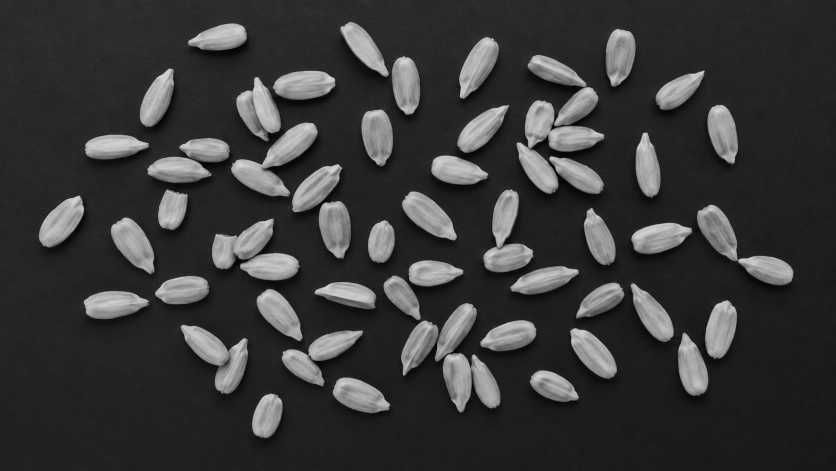
#> input picture imagem_01.png, 1672 x 941 px (shown at 1/2 size)
$ jupyter execute pbl_01.ipynb
#> lines starting #> are read from the running program, lines starting #| are printed output that depends on the picture; after the words box and inside, x2 and y2 are one past the last pixel; in counts of white or black regions, pixels touching at a corner belong together
[cell 1]
import cv2
import numpy as np
import matplotlib.pyplot as plt
from google.colab import files

[cell 2]
img_escura = files.upload()
#> the answer given: imagem_01.png

[cell 3]
def carregar(nome):
#> called with nome = 'imagem_01.png'
    return cv2.imread(nome, cv2.IMREAD_GRAYSCALE)
#> returned value: shape (941, 1672); min 0, max 220, mean 56.5

def hist(img):
    return cv2.calcHist([img], [0], None, [256], [0, 256]).ravel()

def plotar_hist(eixo, img):
    h = hist(img)
    presentes = np.nonzero(h)[0]
    largura = 10 if len(presentes) <= 16 else 1.0
    eixo.bar(presentes, h[presentes], width=largura)
    eixo.set_xlim(-15, 270)
    eixo.set_xlabel("Intensidade")

def comparar(antes, depois, titulo):
    fig, ax = plt.subplots(2, 2, figsize=(12, 8))
    ax[0, 0].imshow(antes, cmap="gray", vmin=0, vmax=255)
    ax[0, 0].set_title("Original"); ax[0, 0].set_axis_off()
    ax[0, 1].imshow(depois, cmap="gray", vmin=0, vmax=255)
    ax[0, 1].set_title(titulo); ax[0, 1].set_axis_off()
    plotar_hist(ax[1, 0], antes)
    plotar_hist(ax[1, 1], depois)
    plt.tight_layout(); plt.show()

# Expandindo o constraste da Imagem 01

[cell 4]
img_01 = carregar("imagem_01.png")
plt.axis("off")
plt.imshow(img_01, cmap="gray", vmin=0, vmax=255)

[cell 5]
img_01_hist = hist(img_01)
#> img_01_hist = 256 values, max 84904 at index 32, min 0 at index 219, mean 6145.9
plt.plot(img_01_hist)
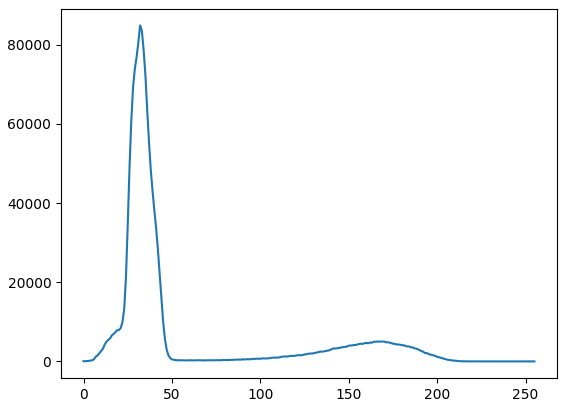
#> figure drawn by matplotlib, 1 panel; curve peaks at x = 32, y = 84904

Como a imagem é bem escura, por conta de ter muitos pixels próximo de 0, a redistribuição de intensidade dos pixels é uma boa candidata para melhorar a imagem.

[cell 6]
img_01_exp = cv2.imread("imagem_01.png", cv2.IMREAD_GRAYSCALE)

L, H = np.percentile(img_01_exp, [2, 98])
#> L = 15; H = 188
print(f"L = {L:.0f}, H = {H:.0f}")
#| L = 15, H = 188

expandida = np.clip(img_01_exp.astype(np.float32), L, H)
expandida = np.round((expandida - L) * (255 / (H - L))).astype(np.uint8)

comparar(img_01_exp, expandida, f"Expansão de contraste (L={L:.0f}, H={H:.0f})")
#> in plotar_hist, `h = hist(img)`: h has the same summary as img_01_hist outside plotar_hist
#> in plotar_hist, `presentes = np.nonzero(h)[0]`: presentes = 220 values from 0 to 220
#> in plotar_hist, `largura = 10 if len(presentes) <= 16 else 1.0`: largura = 1

Justificativa: Na imagem original, não é possível ver os detalhes das sementes, por isso, ajustamos o contraste da imagem para poder visualizar melhor os contornos

# Equalizando a Imagem 02

[cell 7]
img_02 = carregar("imagem_02.png")
#> call 2 of carregar, with nome = 'imagem_02.png'
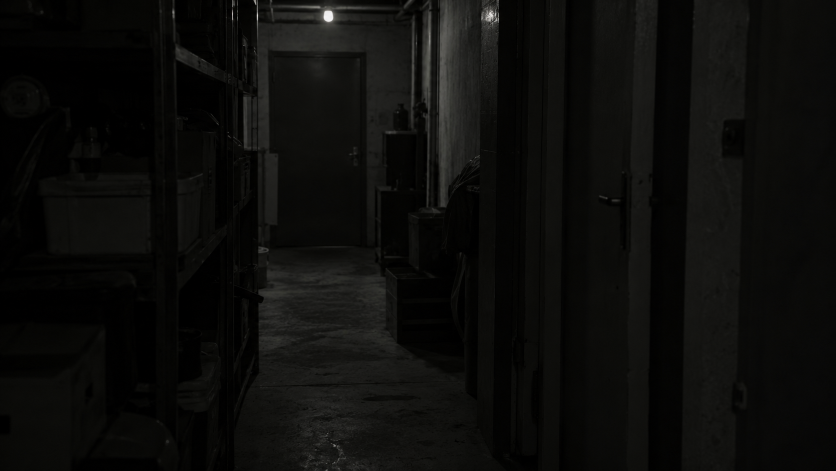
#> input picture imagem_02.png, 1672 x 941 px (shown at 1/2 size)
plt.axis("off")
plt.imshow(img_02, cmap="gray", vmin=0, vmax=255)

[cell 8]
img_02_hist = hist(img_02)
#> img_02_hist = 256 values, max 137528 at index 0, min 0 at index 208, mean 6145.9
plt.plot(img_02_hist)
#> figure, not shown here; curve peaks at x = 0, y = 137528

[cell 9]
img_eq = cv2.imread("imagem_02.png", cv2.IMREAD_GRAYSCALE)
equalizada = cv2.equalizeHist(img_eq)
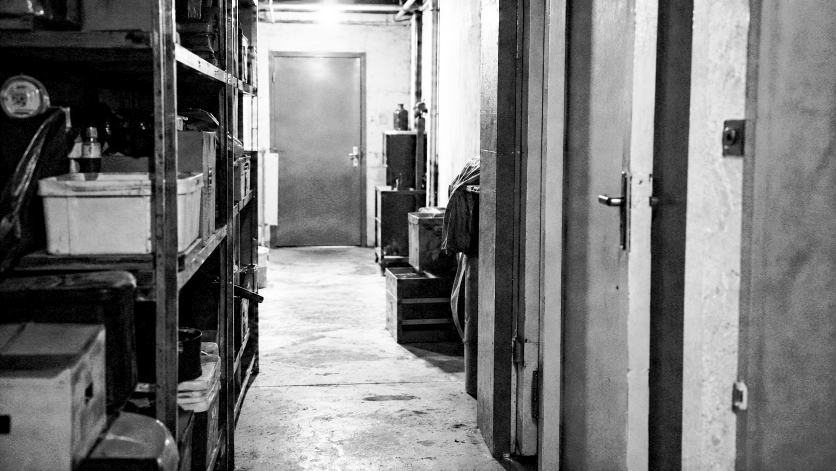
#> equalizada: shape (941, 1672) (shown at 1/2 size); min 0, max 255, mean 121

comparar(img_eq, equalizada, "Equalização de histograma")

Justificativa: O histograma da imagem está muito concentrado na cor escura, o que dificulta a leitura da imagem, portanto vamos equilibrar mais os tons da imagem para melhorar a visualização

# Limiarizando a Image 03

[cell 10]
img_lim = cv2.imread("imagem_03.png", cv2.IMREAD_GRAYSCALE)
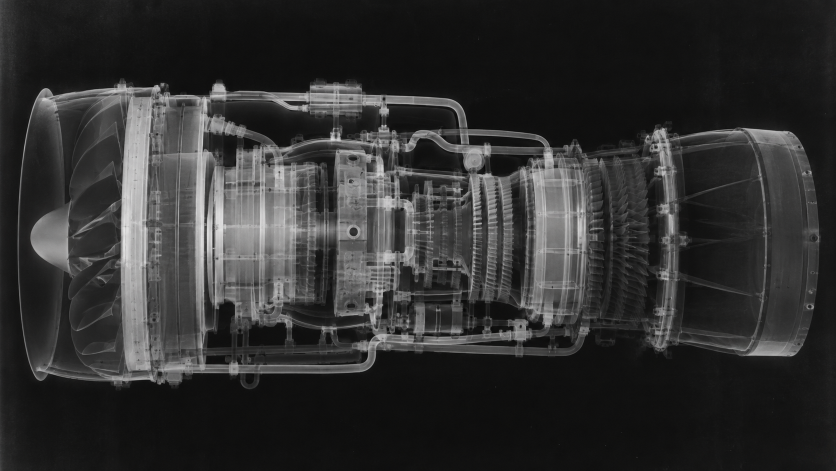
#> input picture imagem_03.png, 1672 x 941 px (shown at 1/2 size)
#> img_lim: shape (941, 1672); min 4, max 230, mean 48.3

adaptativa = cv2.adaptiveThreshold(
    img_lim, 255,
    cv2.ADAPTIVE_THRESH_GAUSSIAN_C,
    cv2.THRESH_BINARY,
    51,   # blockSize — tamanho da vizinhança, ímpar
    2     # C — constante subtraída da média local
)
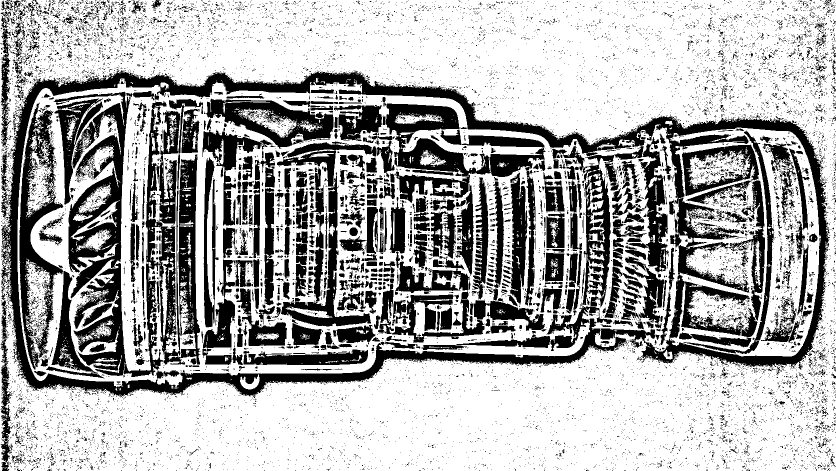
#> adaptativa: shape (941, 1672) (shown at 1/2 size); 67.6% white; 14770 black regions (13936 under 20 px), largest, box (x1, y1, x2, y2) and area: (1, 137, 1660, 797) 127489, (107, 183, 406, 754) 60631, (772, 207, 1091, 406) 19856

comparar(img_lim, adaptativa, "Limiarização adaptativa (bs=51, C=2)")

Justificativa: Na imagem original, os detalhes do motor não são muito visíveis, a limiarização passa os tons de cinza para as extremidades do preto e branco, facilitando a visualização dos detalhes

# Corrigindo o gamma da Imagem 04

[cell 11]
img_gamma = cv2.imread("imagem_04.png", cv2.IMREAD_GRAYSCALE)
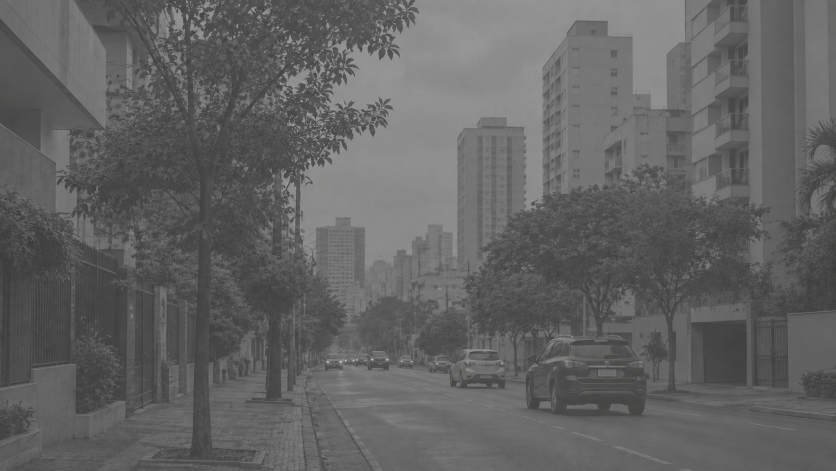
#> input picture imagem_04.png, 1672 x 941 px (shown at 1/2 size)
#> img_gamma: shape (941, 1672); min 56, max 217, mean 98.4

gamma = 0.8
tabela = np.array([((i / 255.0) ** gamma) * 255 for i in range(256)]).astype(np.uint8)
corrigida = cv2.LUT(img_gamma, tabela)

comparar(img_gamma, corrigida, f"Correção gamma (γ = {gamma})")

Justificativa: A imagem está muito clareada, ao ajustarmos o gamma, deslocamos o histograma para a direita, escurecendo a imagem e realçando os detalhes da imagem

# Fazendo o digital negativo da imagem 5

[cell 12]
img_neg = cv2.imread("imagem_05.png", cv2.IMREAD_GRAYSCALE)
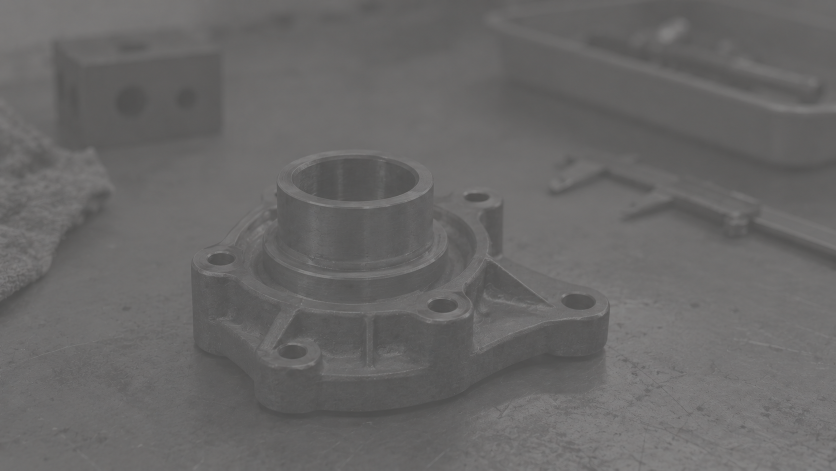
#> input picture imagem_05.png, 1672 x 941 px (shown at 1/2 size)
#> img_neg: shape (941, 1672); min 75, max 140, mean 103
negativo = 255 - img_neg
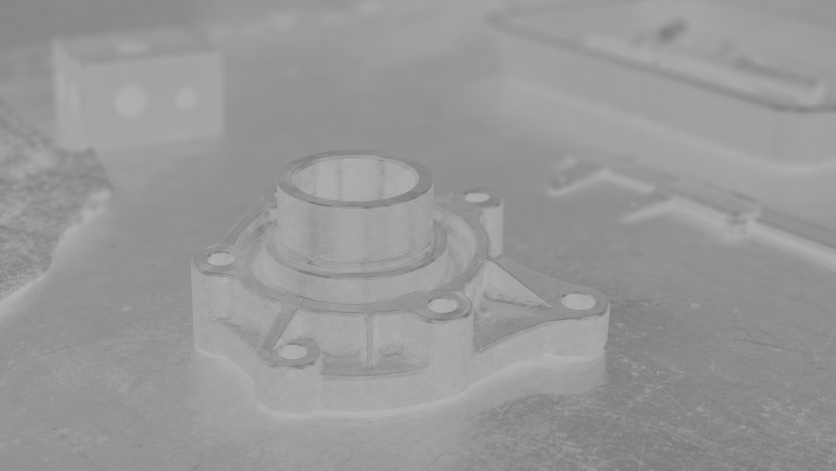
#> negativo: shape (941, 1672) (shown at 1/2 size); min 115, max 180, mean 152

comparar(img_neg, negativo, "Negativo digital")
#> in comparar (call 5), `plt.tight_layout()`:
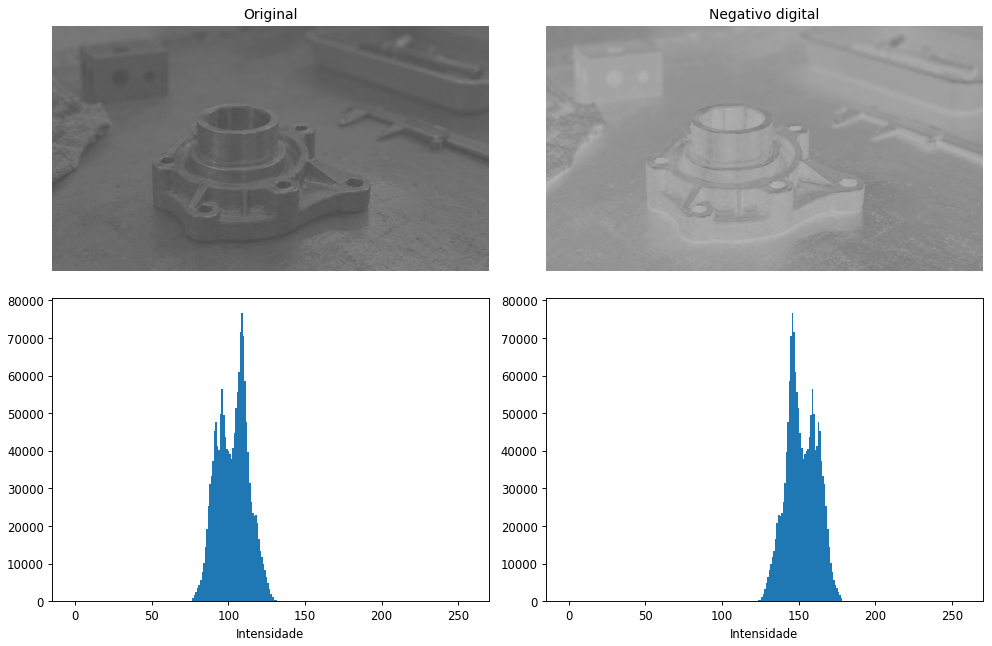
#> figure drawn by matplotlib, 4 panels; panel 3: tallest bar 76711 high, from x = 108.5 to 109.5; panel 4: tallest bar 76711 high, from x = 145.5 to 146.5

Justificativa: Na imagem original os detalhes da engrenagem estão pouco aparentes, ao inverter o negativo, podemos enxergar melhor esses detalhes

# Quantizando a imagem 2

[cell 13]
def quantizar(img, niveis):
    passo = 256 / niveis
#> passo = 16
    idx = np.floor(img / passo)
    return np.round(idx * (255 / (niveis - 1))).astype(np.uint8)

img_q = cv2.imread("imagem_02.png", cv2.IMREAD_GRAYSCALE)

fig, ax = plt.subplots(2, 2, figsize=(12, 8))
for eixo, (titulo, imagem) in zip(ax.ravel(), [
    ("Original (256 níveis)", img_q),
    ("16 níveis", quantizar(img_q, 16)),
    ("8 níveis",  quantizar(img_q, 8)),
    ("4 níveis",  quantizar(img_q, 4)),
]):
    eixo.imshow(imagem, cmap="gray", vmin=0, vmax=255)
    eixo.set_title(titulo); eixo.set_axis_off()
#> this loop made 4 passes
#> titulo on passes 1 to 4: 'Original (256 níveis)', '16 níveis', '8 níveis', '4 níveis'
plt.tight_layout()
plt.show()
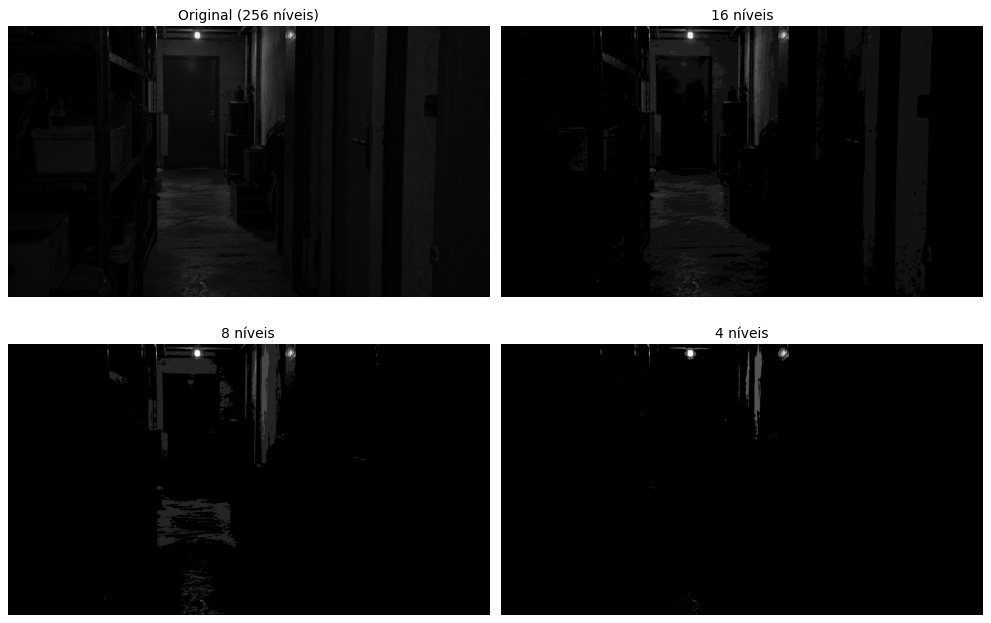
#> figure drawn by matplotlib, 4 panels
